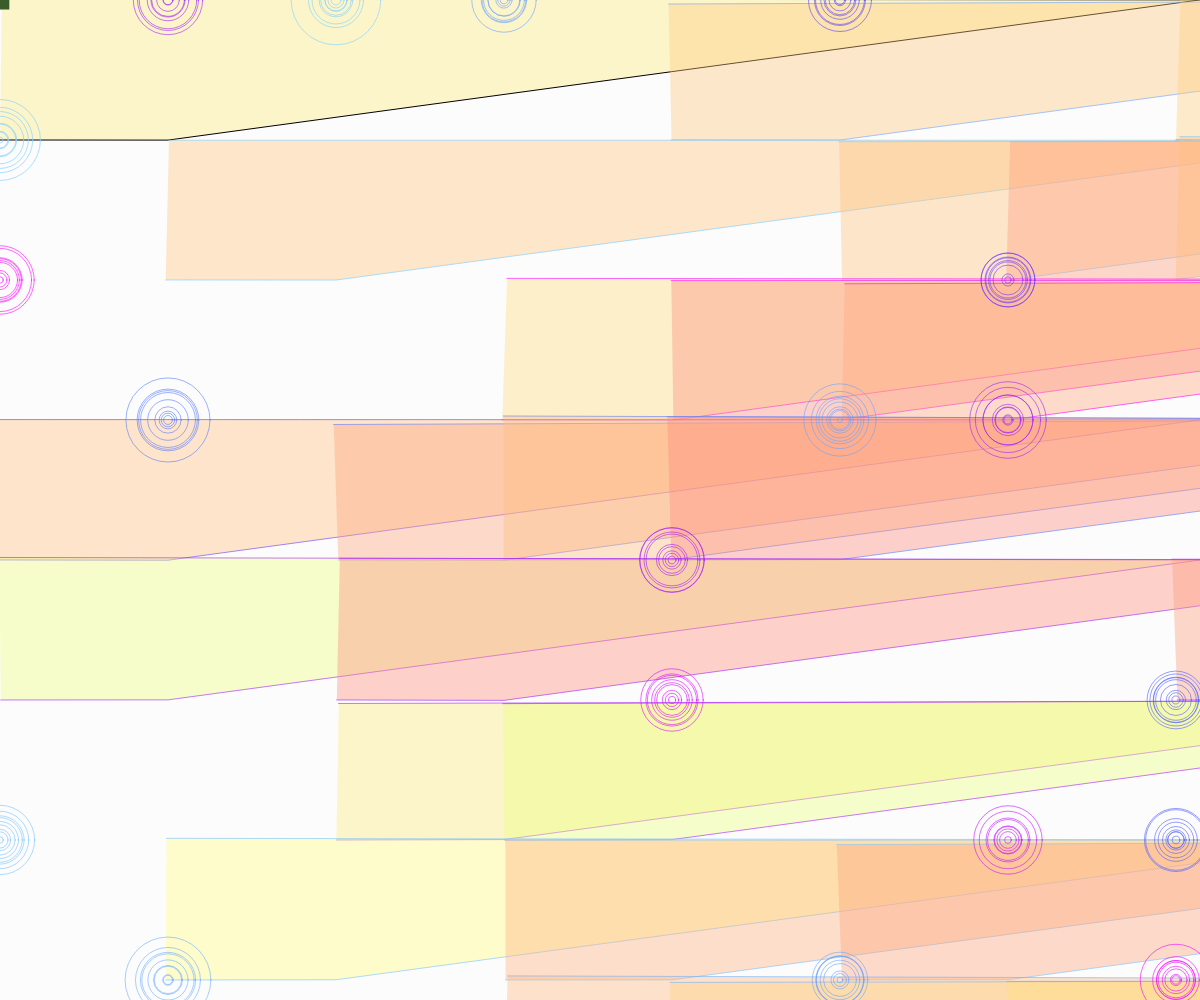
Frame 1 (no input)
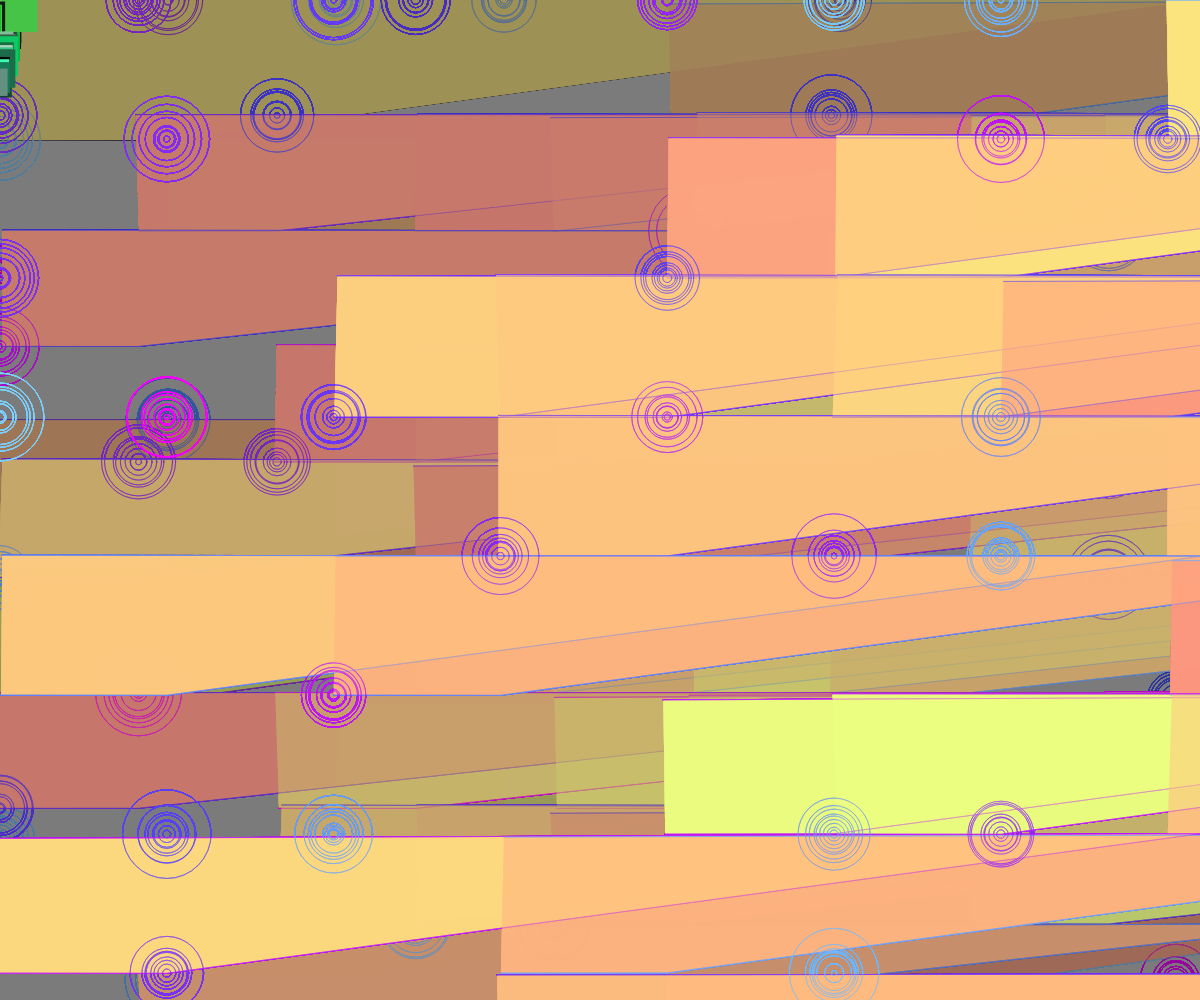
Frame 60 (no input)
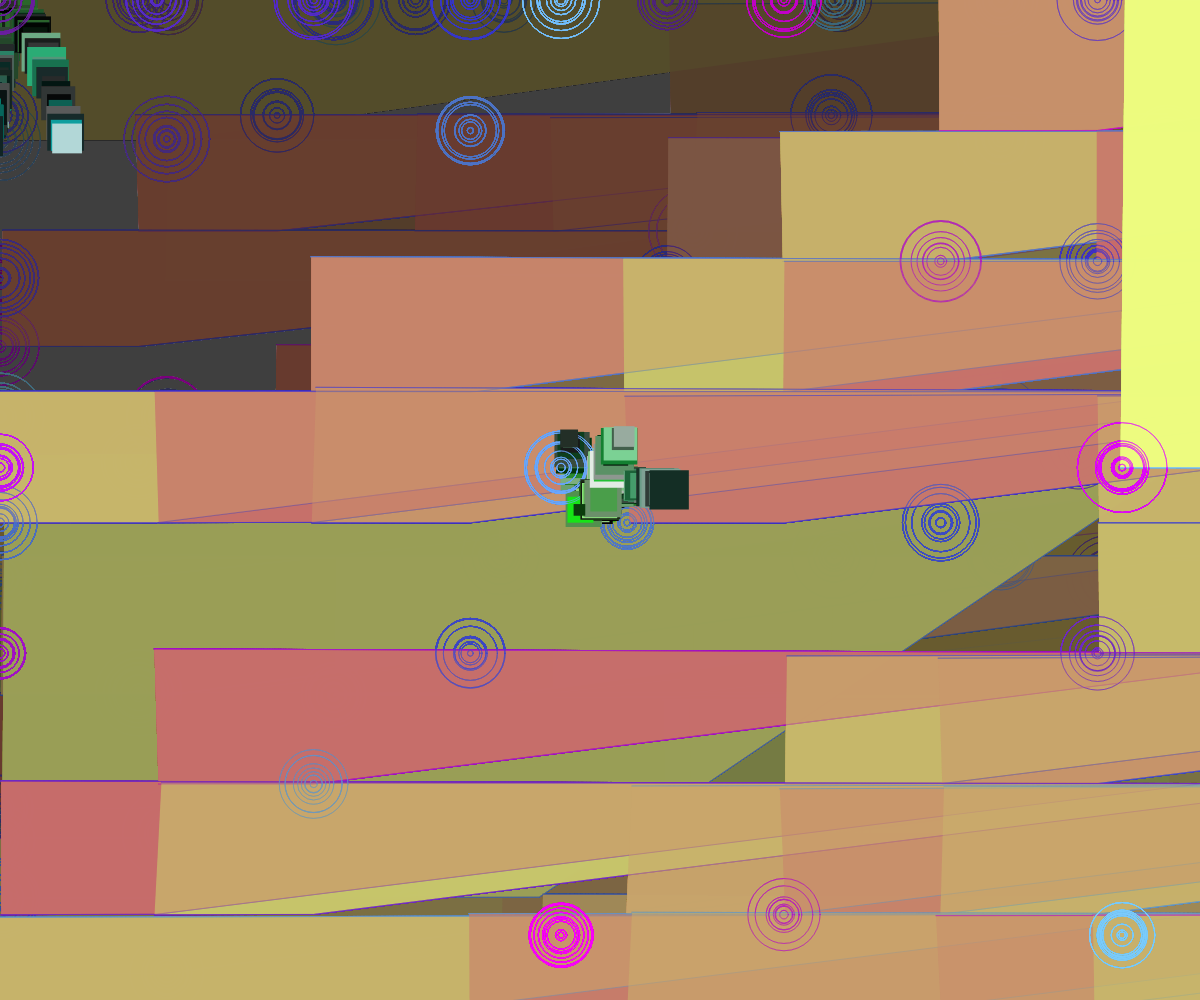
Frame 120 (the mouse pressed at the canvas centre since frame 60)

The p5.js sketch that drew these frames (run headless with seeded random() and noise() and a simulated clock; from frame 60 on, the mouse is pressed at the canvas centre):

// p5.js sketch
// ── sketch.js
var tileCount;
let actRandomSeed = 0;
var col1;
var col2;
var col3;
var col4;
let particles = [];

function setup() {
  createCanvas(windowWidth, windowHeight);
  colorMode(HSB, 360, 100, 100, 100);
  col1 = color(70, 50, 100, 40);
  col2 = color(0, 50, 100, 40);
  col3 = color(200, 50, 100, 60);
  col4 = color(300, 100, 100, 60);
  
  tileCount = random(10);
  strokeCap(PROJECT);
  
}

function draw() {
  background(10, 1);
  grid();

  //array of sqaures
  particles.push(new Element(createVector(mouseX, mouseY)));

  for(let i = particles.length - 1; i >= 0; i--){
    let p = particles[i];
    p.run();
    if (p.ghost()){
      particles.splice(i, 1);
    }
  }
  
}

function grid(){
  randomSeed(actRandomSeed);
  
  //grid layout
  for (var gridY = 0; gridY < tileCount; gridY++) {
    for (var gridX = 0; gridX < tileCount; gridX++) {

      var posX = width / tileCount * gridX;
      var posY = height / tileCount * gridY;
//select one of two options for grid
     var toggle = int(random(0, 3));
    
     let interA = lerpColor(col1, col2, random(1));
     let inter2 = lerpColor(col3, col4, random(1));
    
     //triangle shapes
    if (toggle == 0){
      fill(interA);
        beginShape();
        vertex(posX +random(-5,5), posY+random(-5,5));
        vertex(posX + width + random(-5,5) / tileCount, posY + random(-3,3) / tileCount);
        vertex(posX + width / tileCount, posY + (height + random(-3,3)) / tileCount);
        vertex(posX + random(-3,3), posY + height/tileCount);
        endShape();
     }
      //circles
      if (toggle == 1){
        noFill();
        stroke(inter2, 100, 100)
        for (let i = 0; i < 10; i++){
          circle(posX, posY, random(5,10)*i);
        }
      }
    }
    }
  //change grid pattern every 20 frames
  if (frameCount%20 == 0){
    //clear()
    actRandomSeed = random(100000);
    tileCount = random(2, 10);
  }
}

class Element {
  constructor(loc) {
    this.accel = createVector(random(-0.05, 0.05), random(-0.05, 0.05));
    this.vel = createVector(random(-1,1), random(-1,1));
    this.loc = loc.copy();
    this.lifespan = 255.0;
    this.H1 = 100;
  }

  run(){
    this.update();
    this.display();
  }

  //movements of squares
  update(){
    this.vel.add(this.accel);
    this.loc.add(this.vel);
    this.lifespan -= random(2);
    this.H1 += 1;
  }

  //show squares
  display(){
    noStroke();
    rectMode(CENTER)
    fill(this.H1, random(100), random(100), this.lifespan);
    square(this.loc.x, this.loc.y, random(10,40));
// update color hue
    if (this.H1 >= 200){
      this.H1 = 150;
    }
  }

  //make the squares disappear when faded out
  ghost(){
    if (this.lifespan < 0.0){
      return true;
    } else {
      return false;
    }
  }
}
// ── style.css
html, body {
  margin: 0;
  padding: 0;
}
canvas {
  display: block;
}
button {
  font-family: 'VT323', monospace;
  background-color: #53fda8;
  border: none;
  color: black;
  padding: 14px 40px;
  border-radius: 8px;
  text-align: center;
  text-decoration: none;
  display: inline-block;
  font-size: 30px;
  cursor: pointer;
  }
